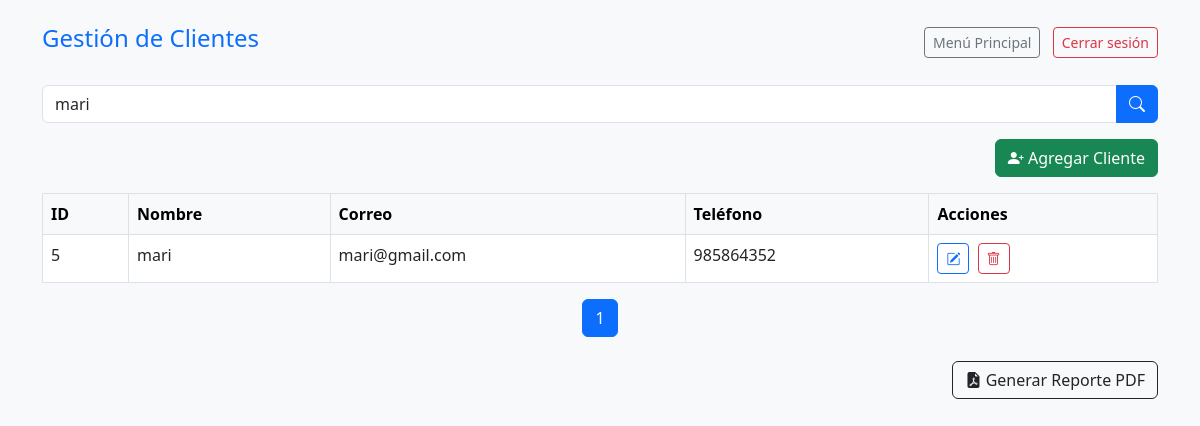
Page /clientes.php?buscar=mari (signed in) on the committed database.
### tables this page shows
CREATE TABLE `clientes` (
  `id` int NOT NULL,
  `nombre` varchar(100) NOT NULL,
  `correo` varchar(100) NOT NULL,
  `telefono` varchar(50) DEFAULT NULL
);

### clientes.php (the view, shortened to what this page needs)
<?php
require_once 'config.php';
$por_pagina = 5;
$pagina = isset($_GET['pagina']) ? (int)$_GET['pagina'] : 1;
$inicio = ($pagina - 1) * $por_pagina;
$buscar = isset($_GET['buscar']) ? trim($_GET['buscar']) : '';
$params = [];
$sql_busqueda = "";
if ($buscar !== '') {
    $sql_busqueda = " WHERE nombre LIKE ? ";
    $params[] = "%$buscar%";
}
$sql_total = "SELECT COUNT(*) FROM clientes $sql_busqueda";
$stmt_total = $pdo->prepare($sql_total);
$stmt_total->execute($params);
$total_registros = $stmt_total->fetchColumn();
$total_paginas = ceil($total_registros / $por_pagina);
$sql = "SELECT * FROM clientes $sql_busqueda ORDER BY id DESC LIMIT $inicio, $por_pagina";
$stmt = $pdo->prepare($sql);
$stmt->execute($params);
$clientes = $stmt->fetchAll(PDO::FETCH_ASSOC);
?>
<!DOCTYPE html>
<html lang="es">
<head>
    <link href="https://cdn.jsdelivr.net/npm/bootstrap@5.3.0/dist/css/bootstrap.min.css" rel="stylesheet">
    <link rel="stylesheet" href="https://cdn.jsdelivr.net/npm/bootstrap-icons@1.10.5/font/bootstrap-icons.css">
</head>
<body class="bg-light">
<div class="container mt-4">
    <div class="d-flex justify-content-between align-items-center mb-4">
        <h4 class="text-primary">Gestión de Clientes</h4>
        <div>
            <a href="dashboard.php" class="btn btn-outline-secondary btn-sm me-2">Menú Principal</a>
            <a href="logout.php" class="btn btn-outline-danger btn-sm">Cerrar sesión</a>
        </div>
    </div>
    <form method="GET" class="input-group mb-3">
        <input type="text" name="buscar" class="form-control" placeholder="Buscar cliente por nombre..." value="<?= htmlspecialchars($buscar) ?>">
        <button class="btn btn-primary" type="submit"><i class="bi bi-search"></i></button>
    </form>
    <div class="d-flex justify-content-end mb-3">
        <a href="agregar_cliente.php" class="btn btn-success">
            <i class="bi bi-person-plus-fill"></i> Agregar Cliente
        </a>
    </div>
    <table class="table table-bordered table-hover bg-white">
        <thead class="table-light">
            <tr>
                <th>ID</th>
                <th>Nombre</th>
                <th>Correo</th>
                <th>Teléfono</th>
                <th>Acciones</th>
            </tr>
        </thead>
        <tbody>
            <?php if ($clientes): ?>
                <?php foreach ($clientes as $c): ?>
                    <tr>
                        <td><?= $c['id'] ?></td>
                        <td><?= htmlspecialchars($c['nombre']) ?></td>
                        <td><?= htmlspecialchars($c['correo']) ?></td>
                        <td><?= htmlspecialchars($c['telefono']) ?></td>
                        <td>
                            <a href="editar_cliente.php?id=<?= $c['id'] ?>" class="btn btn-sm btn-outline-primary me-1" title="Editar">
                                <i class="bi bi-pencil-square"></i>
                            </a>
                            <a href="clientes.php?eliminar=<?= $c['id'] ?>" class="btn btn-sm btn-outline-danger me-1" title="Eliminar" onclick="return confirm('¿Eliminar este cliente?')">
                                <i class="bi bi-trash"></i>
                            </a>
                        </td>
                    </tr>
                <?php endforeach ?>
            <?php else: ?>
                <tr><td colspan="5" class="text-center">No se encontraron clientes.</td></tr>
            <?php endif ?>
        </tbody>
    </table>
    <nav>
        <ul class="pagination justify-content-center">
            <?php for ($i = 1; $i <= $total_paginas; $i++): ?>
                <li class="page-item <?= ($i == $pagina) ? 'active' : '' ?>">
                    <a class="page-link" href="?pagina=<?= $i ?>&buscar=<?= urlencode($buscar) ?>"><?= $i ?></a>
                </li>
            <?php endfor; ?>
        </ul>
    </nav>
    <div class="text-end mt-4">
        <a href="reporte_pdf.php" class="btn btn-outline-dark">
            <i class="bi bi-file-earmark-pdf-fill"></i> Generar Reporte PDF
        </a>
    </div>
</div>
</body>
</html>

### rows in the picture
clientes: id "5", nombre "mari", correo "mari@gmail.com", telefono "985864352"
